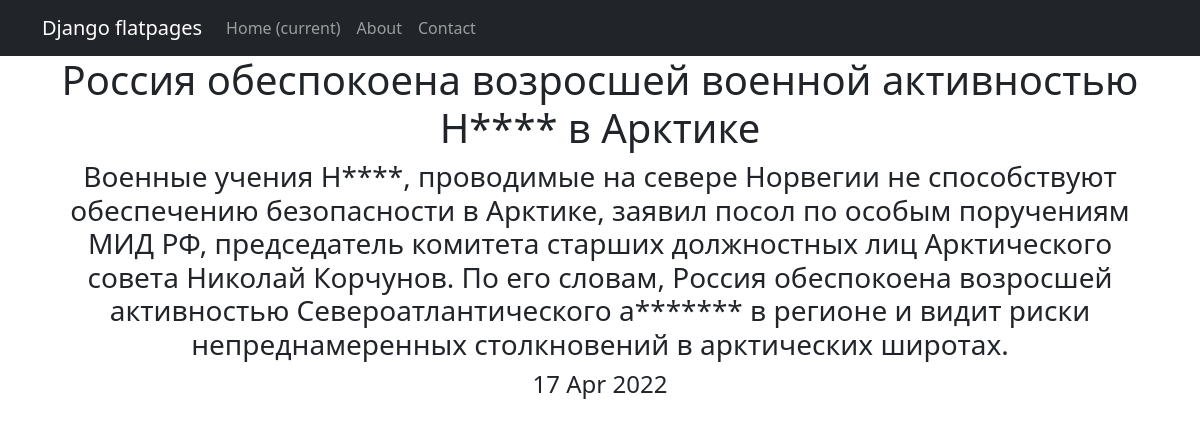
/posts/1, run on the app's committed database.
### newsapp/models.py (models this page shows, shortened)
class Post(models.Model):
    author = models.ForeignKey(Author, on_delete=models.CASCADE)
    NEWS = 'NW'
    ARTICLE = 'AR'
    CATEGORY_CHOICES = (
        (NEWS, 'Новость'),
        (ARTICLE, 'Статья'),
    )
    categoryType = models.CharField(max_length=2, choices=CATEGORY_CHOICES, default=ARTICLE)
    dateCreation = models.DateTimeField(auto_now_add=True)
    postCategory = models.ManyToManyField(Category, through='PostCategory')
    title = models.CharField(max_length=128)
    text = models.TextField()
    rating = models.SmallIntegerField(default=0)
    class Meta:
        verbose_name = 'Статья'
        verbose_name_plural = 'Статьи'
        ordering = ['-dateCreation']

### newsapp/views.py (the view)
# urls.py: path('<int:pk>', PostDetail.as_view()),
class PostDetail(DetailView):
    model = Post
    template_name = 'post.html'
    context_object_name = 'post'

### newsapp/templatetags/custom_filters.py (called while the page is built)
@register.filter()
def censor(value):
   for i in censwords:
      if i.find(value):
         value = value.replace(i[1::], "*" * len(i))
   return f'{value}'

### templates/post.html (shortened to what this page needs)
{% extends 'flatpages/default.html' %}
{% load custom_filters %}
{% block content %}
<h1>{{ post.title|censor }}</h1>
<h3>{{ post.text|censor }}</h3>
<h4>{{ post.dateCreation|date:'d M Y' }}</h4>
{% endblock content %}

### data on the page
Post: title|censor "Россия обеспокоена возросшей военной активностью Н**** в Арктике", text|censor "Военные учения Н****, проводимые на севере Норвегии не способствуют обеспечению безопасности в Арктике, заявил посол по особым поручениям МИД РФ, председатель комитета старших должностных лиц Арктического совета Николай Корчунов. По его словам, Россия обеспокоена возросшей активностью Североатлантического а******* в регионе и видит риски непреднамеренных столкновений в арктических широтах.", dateCreation "17 Apr 2022"
